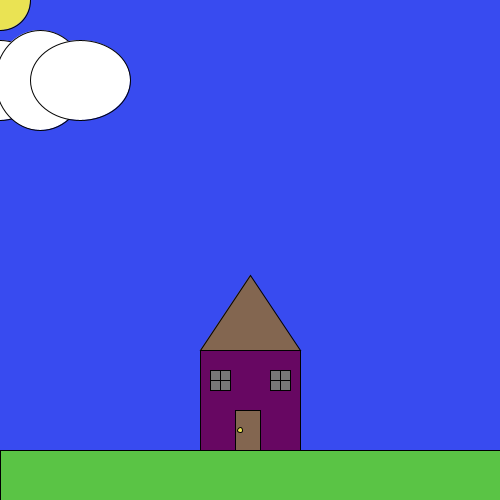
Frame 1 (no input)
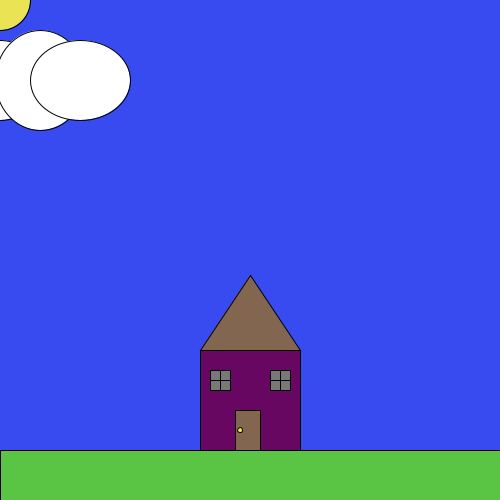
Frame 60 (the mouse pressed at the canvas centre just before this capture)
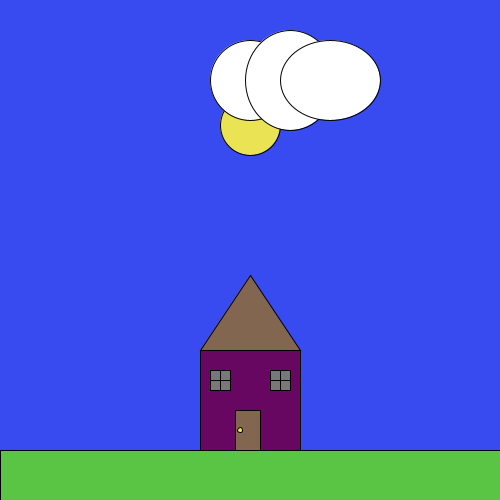
Frame 120 (the mouse held since frame 60 and released just before this capture)

The Processing sketch that drew these frames (run headless with seeded random() and noise(); from frame 60 on, the mouse is pressed at the canvas centre):

// Processing sketch: processing_40860
// ── processing_40860.pde

void setup()
{
  size(500,500);
  smooth();
}

void draw()
{
  
  background(#384BF0);
  //variables
  int cloudX;
  
  cloudX = -50;
  //line(0,450,500,450);
  fill(#5AC445);
  rect(0,450,500,50);
  
  //house
  stroke(1);
  fill(#670762);
  rect(200,350,100,100);
  fill(#836650);
  triangle(200,350,300,350,250,275);
  
  //windows
  stroke(1);
  fill(120);
  rect(210,370,20,20);
  line(220,370,220,390);
  line(210,380,230,380);
  rect(270,370,20,20);
  line(280,370,280,390);
  line(270,380,290,380);
  
  //door
  fill(#836650);
  rect(235,410,25,40);
  fill(#EAE353);
  ellipse(240,430,5,5);
  
  //sun and movement
  stroke(1);
  ellipse(mouseY,mouseY/2,60,60);
  
  
  //cloud and movement
  fill(255);
  ellipse(mouseX,80,80,80);
  ellipse((mouseX+40),80,90,100);
  ellipse((mouseX+80),80,100,80);

  if(mouseY > 300)
  {
    //lights turn on
    stroke(1);
    fill(#F2EB16);
    rect(210,370,20,20);
    line(220,370,220,390);
    line(210,380,230,380);
    rect(270,370,20,20);
    line(280,370,280,390);
    line(270,380,290,380);
  }
}
